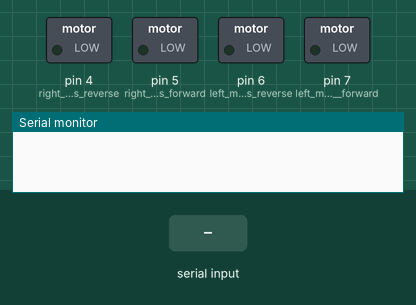
Simulated run of this sketch. Board: Arduino Uno, built with avr-gcc and run on an emulated ATmega328P. Parts: switched loads named in the sketch (green lamp = pin HIGH), the last lines printed to the serial monitor. The test bench sets the inputs (shaded band).

Above: at 1.2 s.
1.3 s: "F" received over Serial
At 2.2 s:
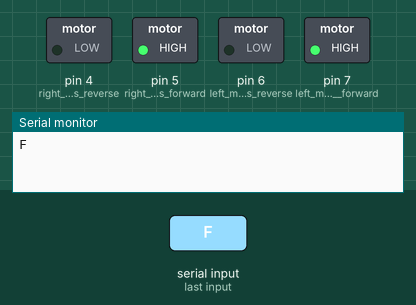
2.8 s: "B" received over Serial
At 3.4 s:
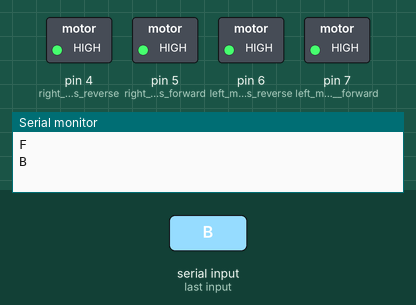
Timing chart, 0 to 5.8 s (numbered marks = the images above; inputs shaded):
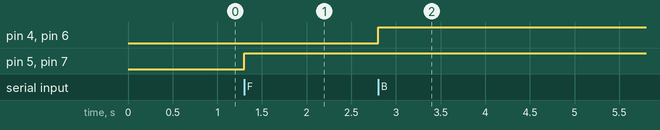

The sketch:

movement.ino
```cpp
char t;

void setup() {
pinMode(7,OUTPUT);   //left motors  forward
pinMode(6,OUTPUT);   //left motors reverse
pinMode(5,OUTPUT);   //right  motors forward
pinMode(4,OUTPUT);   //right motors reverse

pinMode(2, INPUT); //check if there is voltage entering the PIN
Serial.begin(9600);

}

void loop() {
if(Serial.available()){
  t = Serial.read();
  Serial.println(t);
}

if(t == 'F'){            //move  forward(all motors rotate in forward direction)
  digitalWrite(7,HIGH);
  digitalWrite(5,HIGH);
}

else if(t == 'B'){      //move reverse (all  motors rotate in reverse direction)
  digitalWrite(6,HIGH);
  digitalWrite(4,HIGH);
}

else if(t == 'L'){      //turn right (left side motors rotate in forward direction,  right side motors doesn't rotate)
  digitalWrite(7,HIGH);
}

else  if(t == 'R'){      //turn left (right side motors rotate in forward direction, left  side motors doesn't rotate)
  digitalWrite(5,HIGH);
}

else if(t == 'S'){      //STOP (all motors stop)
  digitalWrite(7,LOW);
  digitalWrite(6,LOW);
  digitalWrite(5,LOW);
  digitalWrite(4,LOW);
}
}
```

Measured:
- after the input at 1.3 s, pin 5 (right__motors_forward), pin 7 (left_motors__forward): LOW → HIGH at once
- after the input at 2.8 s, pin 4 (right_motors_reverse), pin 6 (left_motors_reverse): LOW → HIGH at once
